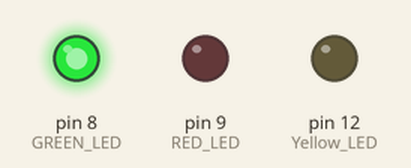
This sketch was run on a simulated Arduino Uno, built with avr-gcc and run on an emulated ATmega328P. Parts: output pins drawn as LEDs (lit = HIGH).

Above: at 2.5 s.
At 6.0 s:
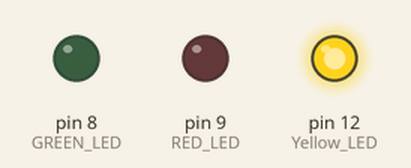
At 9.5 s:
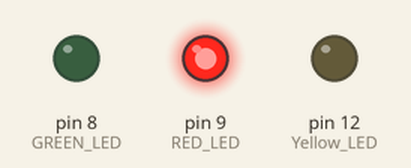
Timing chart, 0 to 15.6 s (numbered marks = the images above):
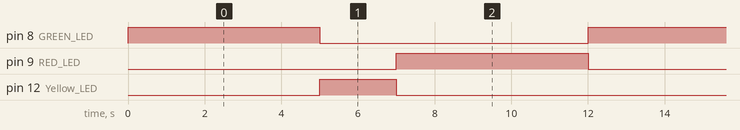

Measured:
- by itself, pin 8 (GREEN_LED), pin 9 (RED_LED): alternates HIGH for 5.0 s and LOW for 7.0 s
- by itself, pin 12 (Yellow_LED): alternates HIGH for 2.0 s and LOW for 10.0 s
- by itself, everything shown: repeats every 12.0 s, in 3 steps

The sketch:

LED_Resister_With_Arduino.ino.ino
```cpp
//LED with arduino steet light
const byte GREEN_LED = 8;     // LED anode connected here
const byte RED_LED = 9;
const byte Yellow_LED = 12;

void setup() {
  pinMode(GREEN_LED, OUTPUT);
  pinMode(RED_LED, OUTPUT);
  pinMode(Yellow_LED, OUTPUT);
    // turn LED OFF
}

void loop() {
  digitalWrite(GREEN_LED, HIGH); // turn LED ON
  digitalWrite(RED_LED, LOW);
  digitalWrite(Yellow_LED, LOW);
  delay(5000);                   // wait 5 000 ms (5 s)
  digitalWrite(Yellow_LED, HIGH);
  digitalWrite(GREEN_LED, LOW);
  digitalWrite(RED_LED, LOW);
  delay(2000);
  digitalWrite(RED_LED, HIGH);
  digitalWrite(GREEN_LED, LOW);
  digitalWrite(Yellow_LED, LOW);
  delay(5000);
  // nothing more to do – LED stays OFF
}
```
